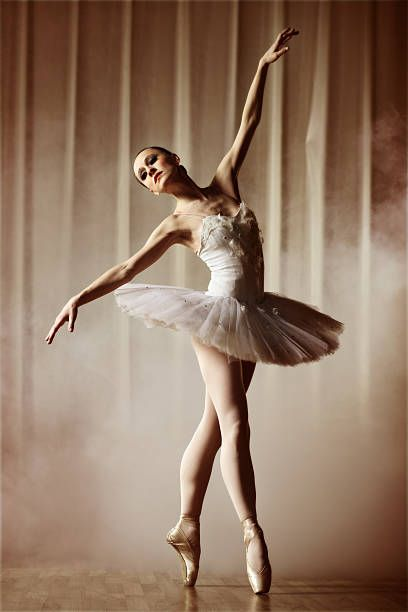
#> input picture IMAGE.jpg, 408 x 612 px, found by its file name
$ python EssentialFunctions.py
#> lines starting #> are read from the running program, lines starting #| are printed output that depends on the picture; after the words box and inside, x2 and y2 are one past the last pixel; in counts of white or black regions, pixels touching at a corner belong together
import cv2 as cv
import numpy as np
import matplotlib.pyplot as plt

img = cv.imread('image.jpg')
#> img is the input picture: shape (612, 408, 3); mean B, G, R 100.1, 120, 146.3
cv.imshow("Image", img)

#1. Coverting an image to grayscale
gray = cv.cvtColor(img, cv.COLOR_BGR2GRAY)
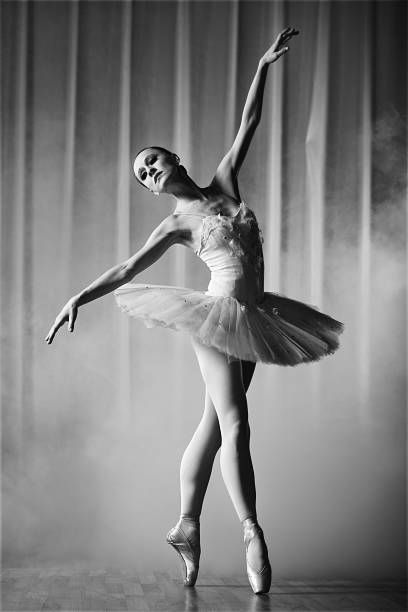
#> gray: shape (612, 408); min 1, max 255, mean 125.6
cv.imshow("Gray Image", gray)


#2. Blur
# syntax: cv.GaussianBlur(src, ksize, sigmaX, dst=None, sigmaY=None, borderType=None)
blur = cv.GaussianBlur(img, (5, 5), cv.BORDER_DEFAULT) # the numbers in the bracket should be odd
cv.imshow("Blurred Image", blur)


# 3. Edge Cascade
# syntax: cv.Canny(image, threshold1, threshold2, edges=None, apertureSize=None, L2gradient=None)
# The Canny edge detector uses two thresholds to detect edges in an image.
edges = cv.Canny(blur, 125, 175)
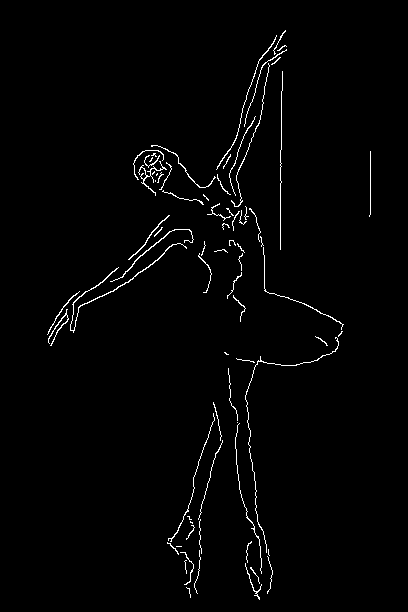
#> edges: shape (612, 408); 1.6% white in thin lines or dots, all inside (x1, y1, x2, y2) = (47, 30, 371, 600)
cv.imshow("Edges when passing blur img", edges)

non_blur_edges = cv.Canny(img, 125, 175)
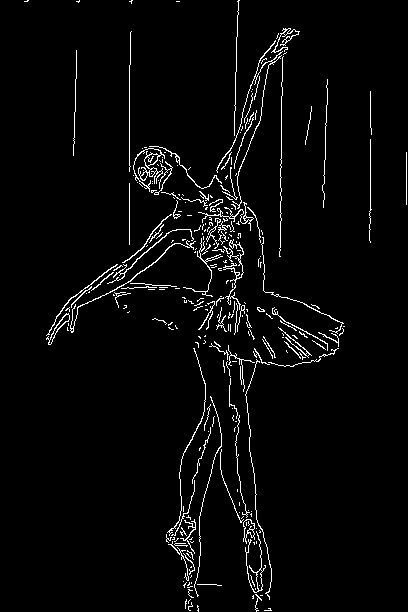
#> non_blur_edges: shape (612, 408); 3.3% white in thin lines or dots
cv.imshow("Edges when passing img", non_blur_edges)


# 4. Dilating the image
# syntax: cv.dilate(src, kernel, anchor=None, iterations=None, borderType=None, borderValue=None)
# The dilation operation increases the white region in the image or increases the size of the foreground object.
# It is useful in closing small holes in the foreground.
dilated_canny = cv.dilate(edges, (7, 7), iterations=3) # dilate the edges
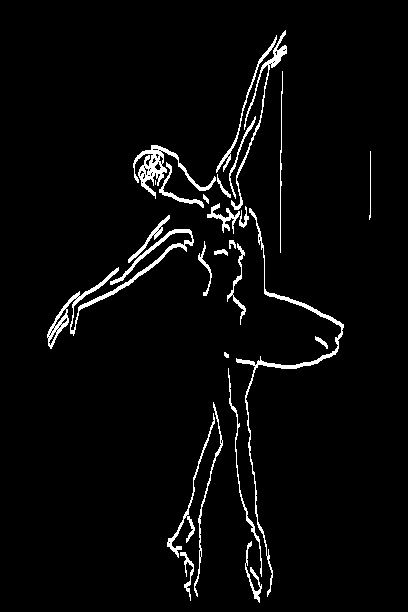
#> dilated_canny: shape (612, 408); 3.5% white; 26 white regions (1 under 20 px), largest, box (x1, y1, x2, y2) and area: (47, 229, 194, 349) 1625, (236, 208, 344, 597) 1402, (133, 145, 216, 199) 1003
cv.imshow("Dilated Edges", dilated_canny)


# 5. Eroding the image
# syntax: cv.erode(src, kernel, anchor=None, iterations=None, borderType=None, borderValue=None)
# The erosion operation erodes away the boundaries of the foreground object.
# It is useful in removing small white regions (noise) in the foreground.
eroded = cv.erode(dilated_canny, (7, 7), iterations=3) # erode the edges
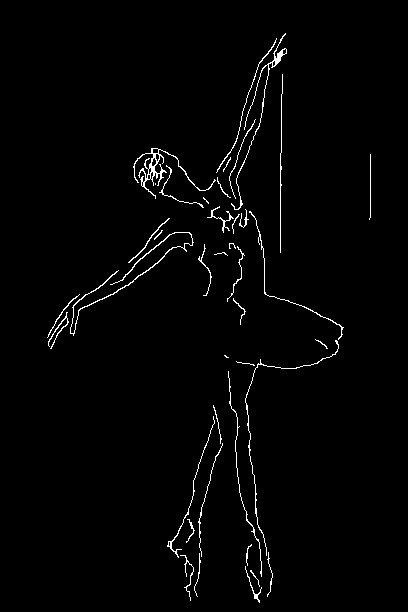
#> eroded: shape (612, 408); 1.7% white in thin lines or dots, all inside (x1, y1, x2, y2) = (47, 33, 371, 603)
cv.imshow("Eroded Edges", eroded)


# 6. Resizing the image
# syntax: cv.resize(src, dsize, dst=None, fx=None, fy=None, interpolation=None)
# The resize function is used to resize the image to a specified size.
resized = cv.resize(img, (500, 500), interpolation=cv.INTER_CUBIC) # resize the image to 500x500
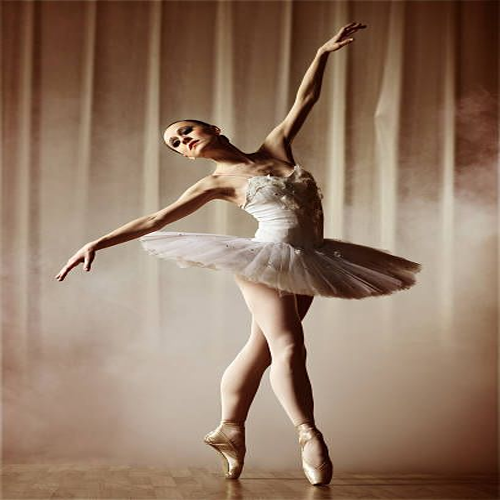
#> resized: shape (500, 500, 3); mean B, G, R 100.1, 120, 146.3
cv.imshow("Resized Image", resized)


# 7. Cropping the image
# syntax: img[y:y+h, x:x+w]
# The cropping operation is used to crop the image to a specified size.
cropped = img[50:200, 200:400] # crop the image to 50x50
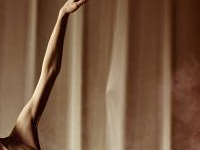
#> cropped: shape (150, 200, 3); mean B, G, R 63.9, 87.6, 119.4
cv.imshow("Cropped Image", cropped)


cv.waitKey(0)
